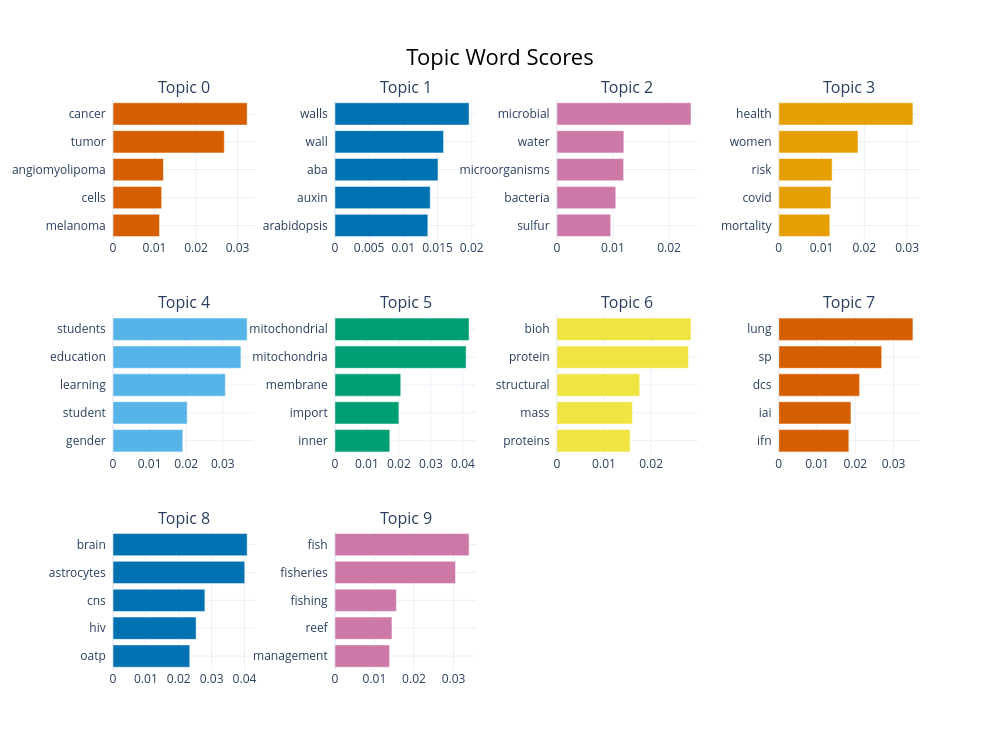

Notebook source saved alongside this figure:
### Markdown cell above
## Visualize Terms

### Code cell
topic_model.visualize_barchart(top_n_topics=10)

### Figure 1 — Plotly figure (JSON) as saved in the notebook; plotly's stock layout.template omitted (floating-point values rounded to 4 significant figures)
{"data": [{"marker": {"color": "#D55E00"}, "orientation": "h", "type": "bar", "x": [0.0112, 0.01173, 0.01215, 0.02681, 0.03232], "xaxis": "x", "y": ["melanoma  ", "cells  ", "angiomyolipoma  ", "tumor  ", "cancer  "], "yaxis": "y"}, {"marker": {"color": "#0072B2"}, "orientation": "h", "type": "bar", "x": [0.01358, 0.01393, 0.01507, 0.01588, 0.01961], "xaxis": "x2", "y": ["arabidopsis  ", "auxin  ", "aba  ", "wall  ", "walls  "], "yaxis": "y2"}, {"marker": {"color": "#CC79A7"}, "orientation": "h", "type": "bar", "x": [0.0096, 0.0105, 0.0119, 0.01195, 0.02392], "xaxis": "x3", "y": ["sulfur  ", "bacteria  ", "microorganisms  ", "water  ", "microbial  "], "yaxis": "y3"}, {"marker": {"color": "#E69F00"}, "orientation": "h", "type": "bar", "x": [0.01193, 0.0122, 0.01247, 0.01852, 0.03136], "xaxis": "x4", "y": ["mortality  ", "covid  ", "risk  ", "women  ", "health  "], "yaxis": "y4"}, {"marker": {"color": "#56B4E9"}, "orientation": "h", "type": "bar", "x": [0.01906, 0.02026, 0.03068, 0.03494, 0.03664], "xaxis": "x5", "y": ["gender  ", "student  ", "learning  ", "education  ", "students  "], "yaxis": "y5"}, {"marker": {"color": "#009E73"}, "orientation": "h", "type": "bar", "x": [0.01714, 0.01998, 0.02057, 0.04098, 0.04191], "xaxis": "x6", "y": ["inner  ", "import  ", "membrane  ", "mitochondria  ", "mitochondrial  "], "yaxis": "y6"}, {"marker": {"color": "#F0E442"}, "orientation": "h", "type": "bar", "x": [0.01555, 0.01602, 0.01758, 0.0279, 0.02846], "xaxis": "x7", "y": ["proteins  ", "mass  ", "structural  ", "protein  ", "bioh  "], "yaxis": "y7"}, {"marker": {"color": "#D55E00"}, "orientation": "h", "type": "bar", "x": [0.01832, 0.01887, 0.02112, 0.02691, 0.03507], "xaxis": "x8", "y": ["ifn  ", "iai  ", "dcs  ", "sp  ", "lung  "], "yaxis": "y8"}, {"marker": {"color": "#0072B2"}, "orientation": "h", "type": "bar", "x": [0.02335, 0.02529, 0.02796, 0.04008, 0.04082], "xaxis": "x9", "y": ["oatp  ", "hiv  ", "cns  ", "astrocytes  ", "brain  "], "yaxis": "y9"}, {"marker": {"color": "#CC79A7"}, "orientation": "h", "type": "bar", "x": [0.01382, 0.01443, 0.01556, 0.0305, 0.03394], "xaxis": "x10", "y": ["management  ", "reef  ", "fishing  ", "fisheries  ", "fish  "], "yaxis": "y10"}], "layout": {"annotations": [{"font": {"size": 16}, "showarrow": false, "text": "Topic 0", "x": 0.0875, "xanchor": "center", "xref": "paper", "y": 1, "yanchor": "bottom", "yref": "paper"}, {"font": {"size": 16}, "showarrow": false, "text": "Topic 1", "x": 0.3625, "xanchor": "center", "xref": "paper", "y": 1, "yanchor": "bottom", "yref": "paper"}, {"font": {"size": 16}, "showarrow": false, "text": "Topic 2", "x": 0.6375, "xanchor": "center", "xref": "paper", "y": 1, "yanchor": "bottom", "yref": "paper"}, {"font": {"size": 16}, "showarrow": false, "text": "Topic 3", "x": 0.9125, "xanchor": "center", "xref": "paper", "y": 1, "yanchor": "bottom", "yref": "paper"}, {"font": {"size": 16}, "showarrow": false, "text": "Topic 4", "x": 0.0875, "xanchor": "center", "xref": "paper", "y": 0.6222, "yanchor": "bottom", "yref": "paper"}, {"font": {"size": 16}, "showarrow": false, "text": "Topic 5", "x": 0.3625, "xanchor": "center", "xref": "paper", "y": 0.6222, "yanchor": "bottom", "yref": "paper"}, {"font": {"size": 16}, "showarrow": false, "text": "Topic 6", "x": 0.6375, "xanchor": "center", "xref": "paper", "y": 0.6222, "yanchor": "bottom", "yref": "paper"}, {"font": {"size": 16}, "showarrow": false, "text": "Topic 7", "x": 0.9125, "xanchor": "center", "xref": "paper", "y": 0.6222, "yanchor": "bottom", "yref": "paper"}, {"font": {"size": 16}, "showarrow": false, "text": "Topic 8", "x": 0.0875, "xanchor": "center", "xref": "paper", "y": 0.2444, "yanchor": "bottom", "yref": "paper"}, {"font": {"size": 16}, "showarrow": false, "text": "Topic 9", "x": 0.3625, "xanchor": "center", "xref": "paper", "y": 0.2444, "yanchor": "bottom", "yref": "paper"}], "height": 750, "hoverlabel": {"bgcolor": "white", "font": {"family": "Rockwell", "size": 16}}, "showlegend": false, "title": {"font": {"color": "Black", "size": 22}, "text": "Topic Word Scores", "x": 0.5, "xanchor": "center", "yanchor": "top"}, "width": 1000, "xaxis": {"anchor": "y", "domain": [0, 0.175], "showgrid": true}, "xaxis10": {"anchor": "y10", "domain": [0.275, 0.45], "showgrid": true}, "xaxis11": {"anchor": "y11", "domain": [0.55, 0.725], "showgrid": true}, "xaxis12": {"anchor": "y12", "domain": [0.825, 1], "showgrid": true}, "xaxis2": {"anchor": "y2", "domain": [0.275, 0.45], "showgrid": true}, "xaxis3": {"anchor": "y3", "domain": [0.55, 0.725], "showgrid": true}, "xaxis4": {"anchor": "y4", "domain": [0.825, 1], "showgrid": true}, "xaxis5": {"anchor": "y5", "domain": [0, 0.175], "showgrid": true}, "xaxis6": {"anchor": "y6", "domain": [0.275, 0.45], "showgrid": true}, "xaxis7": {"anchor": "y7", "domain": [0.55, 0.725], "showgrid": true}, "xaxis8": {"anchor": "y8", "domain": [0.825, 1], "showgrid": true}, "xaxis9": {"anchor": "y9", "domain": [0, 0.175], "showgrid": true}, "yaxis": {"anchor": "x", "domain": [0.7556, 1], "showgrid": true}, "yaxis10": {"anchor": "x10", "domain": [0, 0.2444], "showgrid": true}, "yaxis11": {"anchor": "x11", "domain": [0, 0.2444], "showgrid": true}, "yaxis12": {"anchor": "x12", "domain": [0, 0.2444], "showgrid": true}, "yaxis2": {"anchor": "x2", "domain": [0.7556, 1], "showgrid": true}, "yaxis3": {"anchor": "x3", "domain": [0.7556, 1], "showgrid": true}, "yaxis4": {"anchor": "x4", "domain": [0.7556, 1], "showgrid": true}, "yaxis5": {"anchor": "x5", "domain": [0.3778, 0.6222], "showgrid": true}, "yaxis6": {"anchor": "x6", "domain": [0.3778, 0.6222], "showgrid": true}, "yaxis7": {"anchor": "x7", "domain": [0.3778, 0.6222], "showgrid": true}, "yaxis8": {"anchor": "x8", "domain": [0.3778, 0.6222], "showgrid": true}, "yaxis9": {"anchor": "x9", "domain": [0, 0.2444], "showgrid": true}}}
